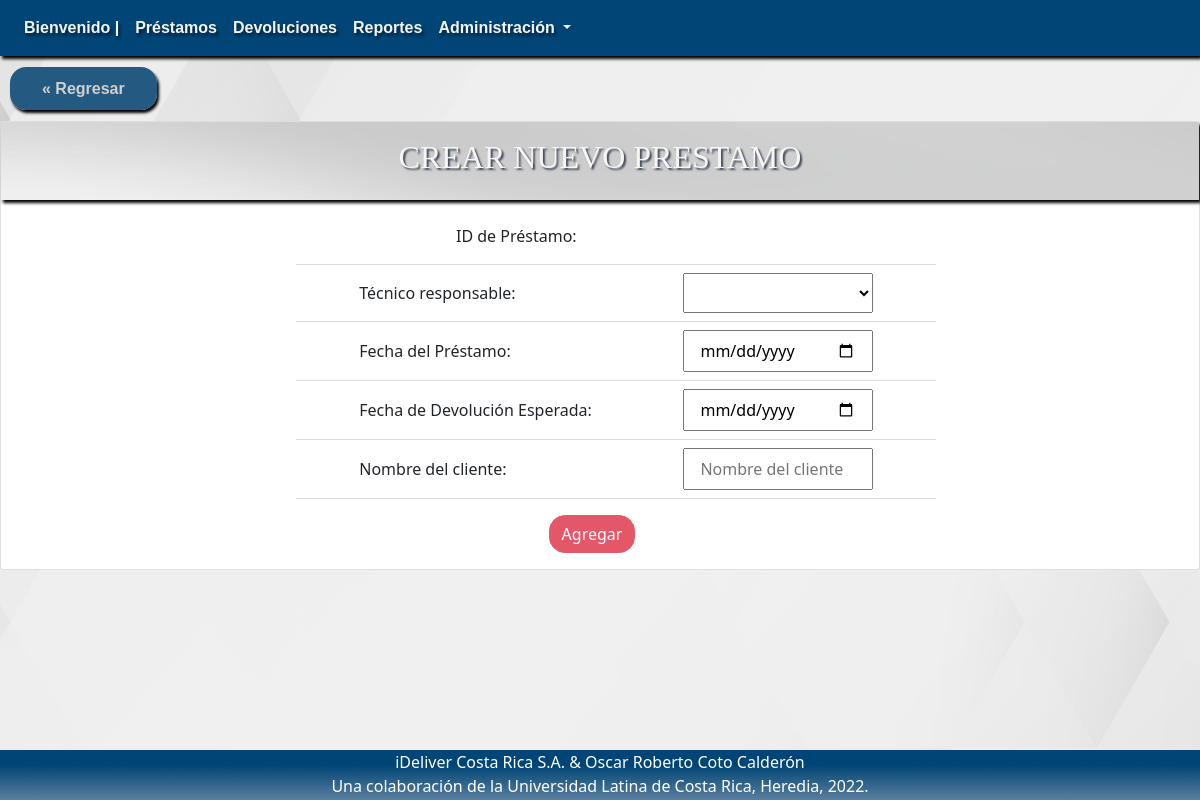
The app's page /?c=crearPrestamo, older data.
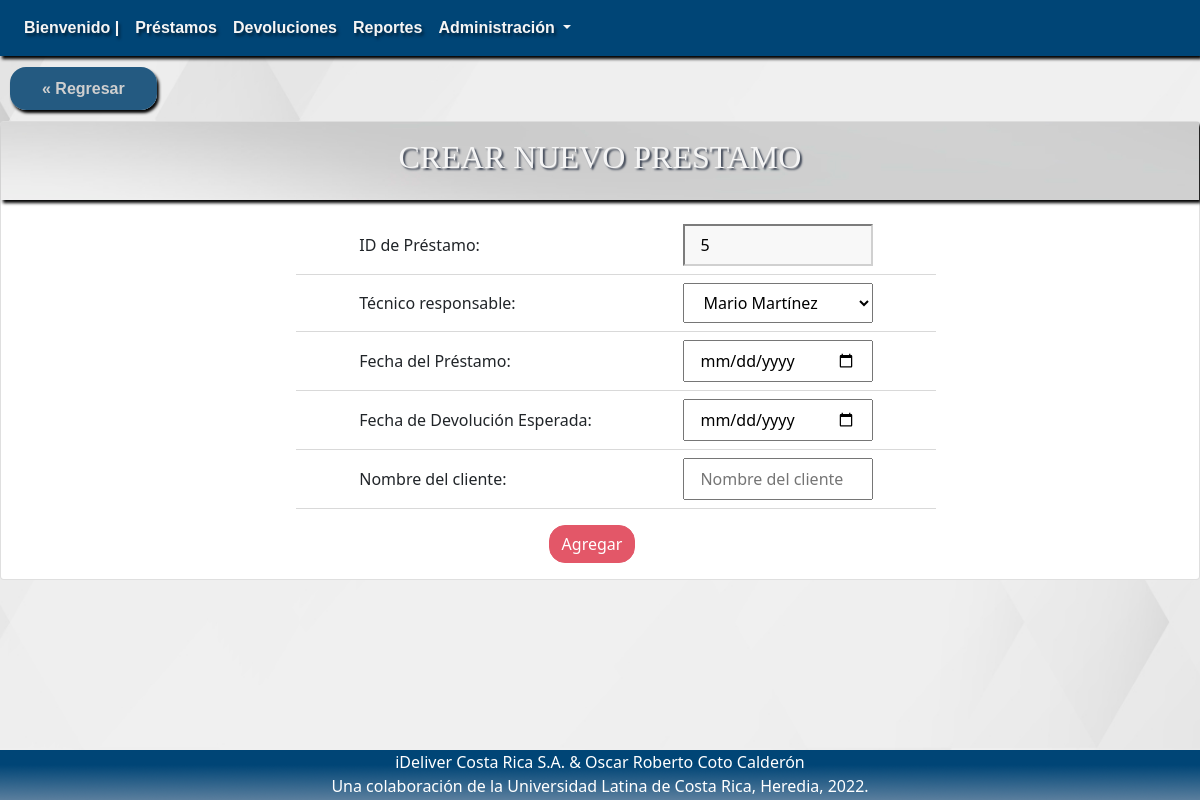
The same page, newer data.
### tables this page shows
CREATE TABLE `prestamo` (
  `idPrestamo` int(11) NOT NULL,
  `idIngeniero` varchar(25) NOT NULL,
  `fechaPrestamo` date DEFAULT current_timestamp(),
  `fechaEsperadaDevolucion` date DEFAULT NULL,
  `cliente` varchar(50) DEFAULT NULL,
  `estadoPrestamo` varchar(10) NOT NULL DEFAULT 'Abierto'
);

### Model/Prestamo.php (called while the page is built, shortened)
<?php
include_once "model/Ingeniero.php";
class Prestamo {
    public function __construct($idPrestamo = 0, $idIngeniero = "",$fechaPrestamo = "",$fechaEsperadaDevolucion="",
    $cliente = "", $estadoPrestamo ="Abierto") {
        $this->idPrestamo = $idPrestamo;
    }
    function selectLast() {
        $query = "SELECT idPrestamo FROM prestamo ORDER BY idPrestamo DESC LIMIT 1";
        $pdo = new Connection();
        $pdo = $pdo->open();
        $result = $pdo->query($query);
        $rows = [];
        foreach ($result->fetchAll() as $row) {
            $rows[] = new Prestamo($row['idPrestamo']);
        }
        return $rows;
    }
}

### Model/Ingeniero.php (called while the page is built, shortened)
<?php
class Ingeniero
{
  public function __construct($idIngeniero = "",$primerNombre = "", $segundoNombre = "", $primerApellido = "", $segundoApellido = "", $telefono = "", $correoElectronico = "", $direccion = "", $fechaInclusion = "") {
    $this->idIngeniero = $idIngeniero;
    $this->primerNombre = $primerNombre;
    $this->primerApellido = $primerApellido;
  }
  function seleccionarAllIngeniero() {
    $query = "SELECT * FROM ingeniero";
    $pdo = new Connection();
    $pdo = $pdo->open();
    $result = $pdo->query($query);
    $rows = [];
    foreach ($result->fetchAll() as $row) {
        $rows[] = new Ingeniero($row['idIngeniero'], $row['primerNombre'],$row['segundoNombre'],$row['primerApellido'],$row['segundoApellido'],$row['telefono'],$row['correoElectronico'],$row['direccion'],$row['fechaInclusion']);
    }
    return $rows;
}
}

### View/crearPrestamo.php (the view)
<div class="upside">
    <a href="?c=detalleAllPrestamo" class="Inicio">« Regresar </a>
</div>
<div class="card" id="ListaCompleta">
    <div class="card-title">
        <h2> CREAR NUEVO PRESTAMO </h2>
    </div>
    <form method="POST" action="?c=crearPrestamo" class='formulario'>
        <div class="form-group" align="center" >
            <div class="col-md-12 col-xl-12 col-sm-12" >
                <label for="idPrestamo" class='label_form'>ID de Préstamo: </label>
                <?php foreach ($last as $id) { ?>
                <input type="number" class="col-sm-2 col-form-label" id="input_form" name="idPrestamo" value="<?php echo $id->idPrestamo+1; ?>" style="background-color:#f8f8f8; border-color: #d0d0d0" readonly>
                <?php } ?>
            </div>
            <div class="dropdown-divider" id="dropdown-divider-form"></div>
            <div class="col-md-12 col-xl-12 col-sm-12" >
                <label for="idIngeniero" class='label_form'>Técnico responsable:  </label>
                <select class="col-sm-2 col-form-label" name="idIngeniero" id="input_form" required>
                <?php foreach ($allIngeniero as $value) { ?>
                    <option value="<?php echo $value->idIngeniero; ?>"><?php echo $value->primerNombre; ?> <?php echo $value->primerApellido; ?></option>
                <?php } ?>
                </select>
            </div>
            <div class="dropdown-divider" id="dropdown-divider-form"></div>
            <div class="col-md-12 col-xl-12 col-sm-12" >
                <label for="fechaPrestamo" class='label_form'>Fecha del Préstamo: </label>
                <input type="date" class="col-sm-2 col-form-label" name="fechaPrestamo" required>
            </div>
            <div class="dropdown-divider" id="dropdown-divider-form"></div>
            <div class="col-md-12 col-xl-12 col-sm-12" >
                <label for="fechaEsperadaDevolucion" class='label_form'>Fecha de Devolución Esperada: </label>
                <input type="date" class="col-sm-2 col-form-label" name="fechaEsperadaDevolucion" required>
            </div>
            <div class="dropdown-divider" id="dropdown-divider-form"></div>
            <div class="col-md-12 col-xl-12 col-sm-12" >
                <label for="cliente" class='label_form'>Nombre del cliente: </label>
                <input type="text" class="col-sm-2 col-form-label" id="input_form" name="cliente" placeholder="Nombre del cliente" required>
            </div>
            <div class="dropdown-divider" id="dropdown-divider-form"></div>
        </div>
        <div class="form-button" align="center" >
            <button type="submit" class="btn btn-primary boton-form" id="submit-button">Agregar</button>
        </div>
    </form>
</div>

Row changes from the older to the newer data that the page shows:
added prestamo: idPrestamo "5"
Text that changed along with them:
form field idIngeniero: (not shown) → "Mario Martínez"
